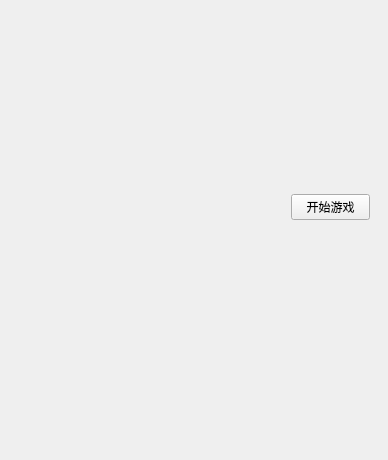
<?xml version="1.0" encoding="UTF-8"?>
<ui version="4.0">
 <class>TetrisGameWindow</class>
 <widget class="QWidget" name="TetrisGameWindow">
  <property name="geometry">
   <rect>
    <x>0</x>
    <y>0</y>
    <width>388</width>
    <height>460</height>
   </rect>
  </property>
  <property name="windowTitle">
   <string>俄罗斯方块</string>
  </property>
  <widget class="QWidget" name="layoutWidget">
   <property name="geometry">
    <rect>
     <x>280</x>
     <y>120</y>
     <width>101</width>
     <height>111</height>
    </rect>
   </property>
   <layout class="QVBoxLayout" name="verticalLayout">
    <item>
     <widget class="QLabel" name="label">
      <property name="text">
       <string/>
      </property>
     </widget>
    </item>
    <item>
     <widget class="QPushButton" name="pushButton">
      <property name="text">
       <string>开始游戏</string>
      </property>
     </widget>
    </item>
   </layout>
  </widget>
 </widget>
 <layoutdefault spacing="6" margin="11"/>
 <resources/>
 <connections/>
</ui>
